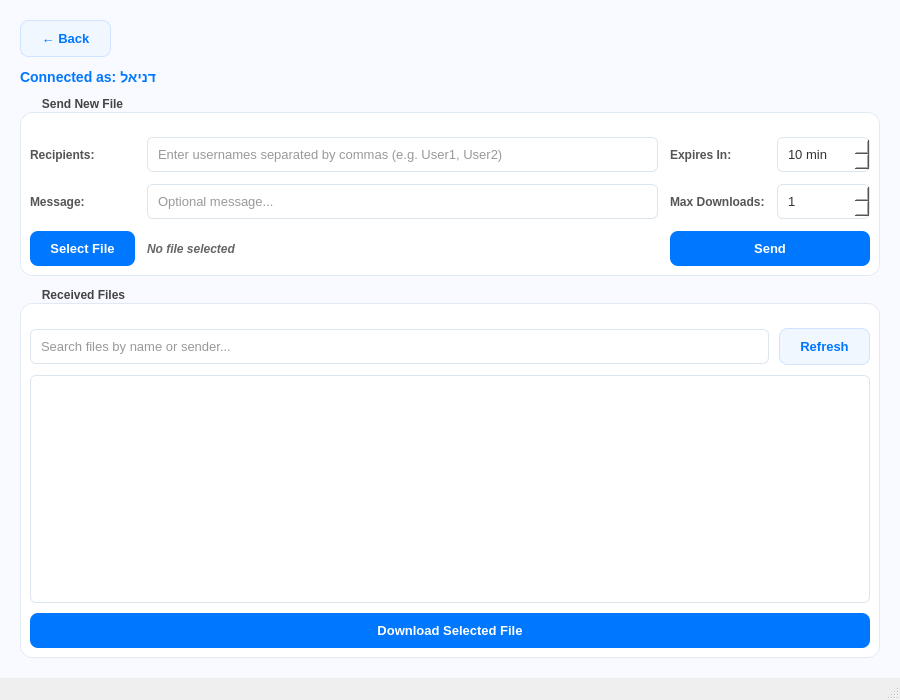
<?xml version="1.0" encoding="UTF-8"?>
<ui version="4.0">
 <class>SendFileWindow</class>
 <widget class="QMainWindow" name="SendFileWindow">
  <property name="geometry">
   <rect>
    <x>0</x>
    <y>0</y>
    <width>900</width>
    <height>700</height>
   </rect>
  </property>
  <property name="windowTitle">
   <string>CloudDrop — Send Files</string>
  </property>
  <widget class="QWidget" name="centralwidget">
   <property name="styleSheet">
    <string notr="true">
QWidget#centralwidget {
    background-color: #f8faff;
    font-family: "Segoe UI", Roboto, Arial, sans-serif;
}
QGroupBox {
    background-color: white;
    border: 1px solid #e1e9f5;
    border-radius: 12px;
    margin-top: 15px;
    padding-top: 15px;
    font-weight: bold;
    color: #444;
}
QGroupBox::title {
    subcontrol-origin: margin;
    subcontrol-position: top left;
    left: 15px;
    padding: 0 5px;
}
QLabel {
    color: #555;
    font-weight: 500;
}
QLineEdit, QSpinBox, QListWidget {
    background-color: white;
    border: 1px solid #dce4ec;
    border-radius: 6px;
    padding: 8px;
    color: #333;
    font-size: 13px;
}
QLineEdit:focus, QSpinBox:focus, QListWidget:focus {
    border: 2px solid #0077ff;
}
QPushButton {
    font-weight: bold;
    border-radius: 8px;
    padding: 10px 20px;
    font-size: 13px;
}
QPushButton#btn_send, QPushButton#btn_download, QPushButton#btn_select {
    background-color: #0077ff;
    color: white;
    border: none;
}
QPushButton#btn_send:hover, QPushButton#btn_download:hover, QPushButton#btn_select:hover {
    background-color: #0056cc;
}
QPushButton#btn_send:disabled {
    background-color: #a0c4ff;
}
QPushButton#btn_refresh {
    background-color: #f0f7ff;
    color: #0077ff;
    border: 1px solid #d0e3ff;
}
QPushButton#btn_refresh:hover {
    background-color: #e0f0ff;
}
QPushButton#btn_back {
    background-color: #f0f7ff;
    color: #0077ff;
    border: 1px solid #d0e3ff;
}
QPushButton#btn_back:hover {
    background-color: #e0f0ff;
}
QListWidget::item {
    padding: 10px;
    border-bottom: 1px solid #f0f4f8;
}
QListWidget::item:selected {
    background-color: #eef3ff;
    color: #0077ff;
}
</string>
   </property>
   <layout class="QVBoxLayout" name="mainLayout">
    <property name="spacing">
     <number>12</number>
    </property>
    <property name="leftMargin">
     <number>20</number>
    </property>
    <property name="topMargin">
     <number>20</number>
    </property>
    <property name="rightMargin">
     <number>20</number>
    </property>
    <property name="bottomMargin">
     <number>20</number>
    </property>
    <item>
     <layout class="QHBoxLayout" name="layout_back">
      <item>
       <widget class="QPushButton" name="btn_back">
        <property name="cursor">
         <cursorShape>PointingHandCursor</cursorShape>
        </property>
        <property name="text">
         <string>← Back</string>
        </property>
       </widget>
      </item>
      <item>
       <spacer name="back_spacer">
        <property name="orientation">
         <enum>Qt::Horizontal</enum>
        </property>
        <property name="sizeHint" stdset="0">
         <size>
          <width>40</width>
          <height>20</height>
         </size>
        </property>
       </spacer>
      </item>
     </layout>
    </item>
    <item>
     <widget class="QLabel" name="label_current_user">
      <property name="styleSheet">
       <string notr="true">font-size: 14px; color: #0077ff; font-weight: bold;</string>
      </property>
      <property name="text">
       <string>Connected as: דניאל</string>
      </property>
     </widget>
    </item>
    <item>
     <widget class="QGroupBox" name="group_send">
      <property name="title">
       <string>Send New File</string>
      </property>
      <layout class="QGridLayout" name="layout_send">
       <property name="spacing">
        <number>12</number>
       </property>
       <item row="0" column="0">
        <widget class="QLabel" name="label_receiver">
         <property name="text">
          <string>Recipients:</string>
         </property>
        </widget>
       </item>
       <item row="0" column="1">
        <widget class="QLineEdit" name="input_receivers">
         <property name="placeholderText">
          <string>Enter usernames separated by commas (e.g. User1, User2)</string>
         </property>
        </widget>
       </item>
       <item row="0" column="2">
        <widget class="QLabel" name="label_minutes">
         <property name="text">
          <string>Expires In:</string>
         </property>
        </widget>
       </item>
       <item row="0" column="3">
        <widget class="QSpinBox" name="spin_minutes">
         <property name="suffix">
          <string> min</string>
         </property>
         <property name="minimum">
          <number>1</number>
         </property>
         <property name="maximum">
          <number>1440</number>
         </property>
         <property name="value">
          <number>10</number>
         </property>
        </widget>
       </item>
       <item row="1" column="0">
        <widget class="QLabel" name="label_msg">
         <property name="text">
          <string>Message:</string>
         </property>
        </widget>
       </item>
       <item row="1" column="1">
        <widget class="QLineEdit" name="input_file_message">
         <property name="placeholderText">
          <string>Optional message...</string>
         </property>
        </widget>
       </item>
       <item row="1" column="2">
        <widget class="QLabel" name="label_max_dl">
         <property name="text">
          <string>Max Downloads:</string>
         </property>
        </widget>
       </item>
       <item row="1" column="3">
        <widget class="QSpinBox" name="spin_downloads">
         <property name="minimum">
          <number>1</number>
         </property>
         <property name="maximum">
          <number>100</number>
         </property>
         <property name="value">
          <number>1</number>
         </property>
        </widget>
       </item>
       <item row="2" column="0">
        <widget class="QPushButton" name="btn_select">
         <property name="text">
          <string>Select File</string>
         </property>
        </widget>
       </item>
       <item row="2" column="1">
        <widget class="QLabel" name="lbl_file">
         <property name="styleSheet">
          <string notr="true">color: #666; font-style: italic;</string>
         </property>
         <property name="text">
          <string>No file selected</string>
         </property>
        </widget>
       </item>
       <item row="2" column="2" colspan="2">
        <widget class="QPushButton" name="btn_send">
         <property name="minimumSize">
          <size>
           <width>150</width>
           <height>0</height>
          </size>
         </property>
         <property name="text">
          <string>Send</string>
         </property>
        </widget>
       </item>
      </layout>
     </widget>
    </item>
    <item>
     <widget class="QGroupBox" name="group_incoming">
      <property name="title">
       <string>Received Files</string>
      </property>
      <layout class="QVBoxLayout" name="layout_incoming_v">
       <property name="spacing">
        <number>10</number>
       </property>
       <item>
        <layout class="QHBoxLayout" name="layout_filter_h">
         <item>
          <widget class="QLineEdit" name="input_filter">
           <property name="placeholderText">
            <string>Search files by name or sender...</string>
           </property>
          </widget>
         </item>
         <item>
          <widget class="QPushButton" name="btn_refresh">
           <property name="text">
            <string>Refresh</string>
           </property>
          </widget>
         </item>
        </layout>
       </item>
       <item>
        <widget class="QListWidget" name="list_incoming">
         <property name="alternatingRowColors">
          <bool>true</bool>
         </property>
        </widget>
       </item>
       <item>
        <widget class="QPushButton" name="btn_download">
         <property name="text">
          <string>Download Selected File</string>
         </property>
        </widget>
       </item>
      </layout>
     </widget>
    </item>
   </layout>
  </widget>
  <widget class="QStatusBar" name="statusbar"/>
 </widget>
 <resources/>
 <connections/>
</ui>
